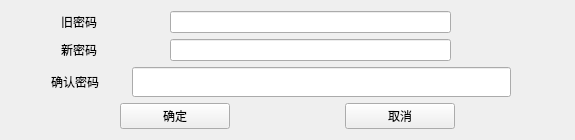
       <widget class="QWidget" name="tab_4">
        <attribute name="title">
         <string>修改密码</string>
        </attribute>
        <layout class="QVBoxLayout" name="verticalLayout_2">
         <item>
          <layout class="QHBoxLayout" name="horizontalLayout_4" stretch="0,1,1,5,2">
           <item>
            <spacer name="horizontalSpacer_7">
             <property name="orientation">
              <enum>Qt::Horizontal</enum>
             </property>
             <property name="sizeHint" stdset="0">
              <size>
               <width>40</width>
               <height>20</height>
              </size>
             </property>
            </spacer>
           </item>
           <item>
            <widget class="QLabel" name="label_3">
             <property name="text">
              <string>旧密码</string>
             </property>
             <property name="alignment">
              <set>Qt::AlignCenter</set>
             </property>
            </widget>
           </item>
           <item>
            <spacer name="horizontalSpacer_8">
             <property name="orientation">
              <enum>Qt::Horizontal</enum>
             </property>
             <property name="sizeHint" stdset="0">
              <size>
               <width>40</width>
               <height>20</height>
              </size>
             </property>
            </spacer>
           </item>
           <item>
            <widget class="QLineEdit" name="le_oldpasswd">
             <property name="maximumSize">
              <size>
               <width>379</width>
               <height>30</height>
              </size>
             </property>
             <property name="echoMode">
              <enum>QLineEdit::Password</enum>
             </property>
             <property name="clearButtonEnabled">
              <bool>true</bool>
             </property>
            </widget>
           </item>
           <item>
            <spacer name="horizontalSpacer_11">
             <property name="orientation">
              <enum>Qt::Horizontal</enum>
             </property>
             <property name="sizeHint" stdset="0">
              <size>
               <width>40</width>
               <height>20</height>
              </size>
             </property>
            </spacer>
           </item>
          </layout>
         </item>
         <item>
          <layout class="QHBoxLayout" name="horizontalLayout_5" stretch="0,1,1,5,2">
           <item>
            <spacer name="horizontalSpacer_9">
             <property name="orientation">
              <enum>Qt::Horizontal</enum>
             </property>
             <property name="sizeHint" stdset="0">
              <size>
               <width>40</width>
               <height>20</height>
              </size>
             </property>
            </spacer>
           </item>
           <item>
            <widget class="QLabel" name="label_4">
             <property name="text">
              <string>新密码</string>
             </property>
             <property name="alignment">
              <set>Qt::AlignCenter</set>
             </property>
            </widget>
           </item>
           <item>
            <spacer name="horizontalSpacer_10">
             <property name="orientation">
              <enum>Qt::Horizontal</enum>
             </property>
             <property name="sizeHint" stdset="0">
              <size>
               <width>40</width>
               <height>20</height>
              </size>
             </property>
            </spacer>
           </item>
           <item>
            <widget class="QLineEdit" name="le_newpasswd">
             <property name="maximumSize">
              <size>
               <width>379</width>
               <height>30</height>
              </size>
             </property>
             <property name="echoMode">
              <enum>QLineEdit::Password</enum>
             </property>
             <property name="clearButtonEnabled">
              <bool>true</bool>
             </property>
            </widget>
           </item>
           <item>
            <spacer name="horizontalSpacer_12">
             <property name="orientation">
              <enum>Qt::Horizontal</enum>
             </property>
             <property name="sizeHint" stdset="0">
              <size>
               <width>40</width>
               <height>20</height>
              </size>
             </property>
            </spacer>
           </item>
          </layout>
         </item>
         <item>
          <layout class="QHBoxLayout" name="horizontalLayout_6" stretch="0,1,1,5,2">
           <item>
            <spacer name="horizontalSpacer_13">
             <property name="orientation">
              <enum>Qt::Horizontal</enum>
             </property>
             <property name="sizeHint" stdset="0">
              <size>
               <width>40</width>
               <height>20</height>
              </size>
             </property>
            </spacer>
           </item>
           <item>
            <widget class="QLabel" name="label_5">
             <property name="text">
              <string>确认密码</string>
             </property>
             <property name="alignment">
              <set>Qt::AlignCenter</set>
             </property>
            </widget>
           </item>
           <item>
            <spacer name="horizontalSpacer_14">
             <property name="orientation">
              <enum>Qt::Horizontal</enum>
             </property>
             <property name="sizeHint" stdset="0">
              <size>
               <width>40</width>
               <height>20</height>
              </size>
             </property>
            </spacer>
           </item>
           <item>
            <widget class="QLineEdit" name="le_newconfirm">
             <property name="minimumSize">
              <size>
               <width>379</width>
               <height>30</height>
              </size>
             </property>
             <property name="maximumSize">
              <size>
               <width>379</width>
               <height>30</height>
              </size>
             </property>
             <property name="echoMode">
              <enum>QLineEdit::Password</enum>
             </property>
             <property name="clearButtonEnabled">
              <bool>true</bool>
             </property>
            </widget>
           </item>
           <item>
            <spacer name="horizontalSpacer_17">
             <property name="orientation">
              <enum>Qt::Horizontal</enum>
             </property>
             <property name="sizeHint" stdset="0">
              <size>
               <width>40</width>
               <height>20</height>
              </size>
             </property>
            </spacer>
           </item>
          </layout>
         </item>
         <item>
          <layout class="QHBoxLayout" name="horizontalLayout_7" stretch="4,4,4,4,4">
           <item>
            <spacer name="horizontalSpacer_15">
             <property name="orientation">
              <enum>Qt::Horizontal</enum>
             </property>
             <property name="sizeHint" stdset="0">
              <size>
               <width>40</width>
               <height>20</height>
              </size>
             </property>
            </spacer>
           </item>
           <item>
            <widget class="QPushButton" name="pbtn_ok">
             <property name="sizePolicy">
              <sizepolicy hsizetype="Minimum" vsizetype="Fixed">
               <horstretch>0</horstretch>
               <verstretch>0</verstretch>
              </sizepolicy>
             </property>
             <property name="layoutDirection">
              <enum>Qt::LeftToRight</enum>
             </property>
             <property name="text">
              <string>确定</string>
             </property>
            </widget>
           </item>
           <item>
            <spacer name="horizontalSpacer_18">
             <property name="orientation">
              <enum>Qt::Horizontal</enum>
             </property>
             <property name="sizeHint" stdset="0">
              <size>
               <width>40</width>
               <height>20</height>
              </size>
             </property>
            </spacer>
           </item>
           <item>
            <widget class="QPushButton" name="pbtn_cancle">
             <property name="text">
              <string>取消</string>
             </property>
            </widget>
           </item>
           <item>
            <spacer name="horizontalSpacer_33">
             <property name="orientation">
              <enum>Qt::Horizontal</enum>
             </property>
             <property name="sizeHint" stdset="0">
              <size>
               <width>40</width>
               <height>20</height>
              </size>
             </property>
            </spacer>
           </item>
          </layout>
         </item>
        </layout>
       </widget>
